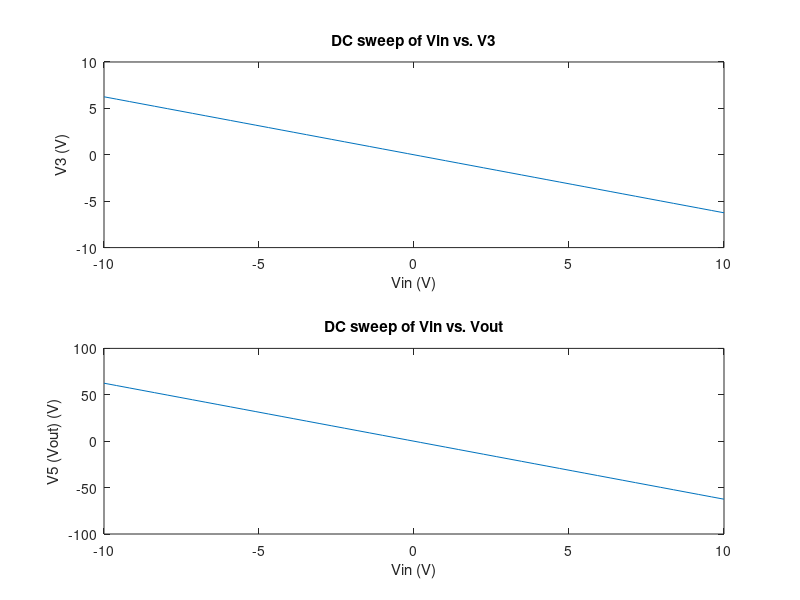
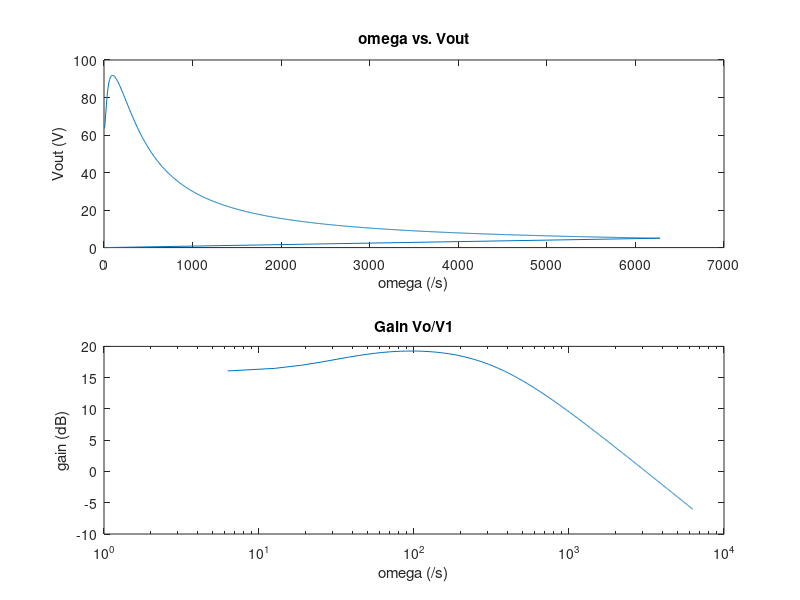

Source code (MATLAB) for these figures, in order:
close all;
clear all;
set(0,'DefaultFigureWindowStyle','docked')

%%
% Start by setting up the values for the componants of the circuit
R1 = 1;
c = 0.25;
R2 = 2;
L = 0.2;
R3 = 10;
alpha = 100;
R4 = 0.1;
Ro = 1000;

% For simplicity, use the convert resistnaces to conductances
g1 = 1/R1;
g2 = 1/R2;
g3 = 1/R3;
g4 = 1/R4;
go = 1/Ro;

%%
% Initialize the C, G, and F matricies to the correct size
G = sparse(8,8);
C = sparse(8,8);
F = sparse(8,1);

%%
% Fill in the G matrix using the equations based on the MNA formulation
G(1,1) = g1;
G(1,2) = -g1;
G(2,1) = g1;
G(2,2) = g1+g2;
G(3,3) = g3;
G(4,4) = g4;
G(4,5) = -g4;
G(5,4) = -g4;
G(5,5) = g4+go;
G(6, 1) = 1;
G(7, 2) = 1;
G(7, 3) = -1;
G(8, 3) = -alpha*g3;
G(8, 4) = 1;
G(1, 6) = 1;
G(2, 7) = 1;
G(3, 7) = -1;
G(4, 8) = 1;

%%
% fill in the C matrix using storage elements of the circuit
C(1,1) = c;
C(1,2) = -c;
C(2,1) = -c;
C(2,2) = c;
C(7,7) = -L;

%%
% To solve for Vout (V5) we sweep Vin from -10 to 10V
iter = 50;
Vin = zeros(iter,1);
V3 = zeros(iter,1);
V5 = zeros(iter,1);
count = 1;
for i = -10:(20/(iter-1)):10
    F(6) = i;
    V = G\F;
    V3(count) = V(3);
    V5(count) = V(5);
    Vin(count) = i;
    count = count+1;
end

figure(1)
subplot(2,1,1);
plot(Vin, V3);
title('DC sweep of Vin vs. V3');
xlabel('Vin (V)');
ylabel('V3 (V)');

subplot(2,1,2)
plot(Vin, V5);
title('DC sweep of Vin vs. Vout');
xlabel('Vin (V)');
ylabel('V5 (Vout) (V)');

%%
% For the AC case, plot Vout as a function of omega
iter = 1000;
omega = zeros(iter,1);
gain = zeros(iter,1);
Vo = zeros(iter,1);
for i = 1:1:iter-1
    S = 1i*i;
    V = inv((G + S.*C))*F;
    Vo(i) = abs(V(5));
    omega(i) = 2*pi*i;
    gain(i) = 20*log10(abs(Vo(i))/abs(V(1)));
end

figure(2)
subplot(2,1,1);
plot(omega,Vo);
title('omega vs. Vout');
xlabel('omega (/s)');
ylabel('Vout (V)');

% The gain in dB also needs to be plotted with respect to the angular
% frequency
subplot(2,1,2);
semilogx(omega, gain);
title('Gain Vo/V1');
xlabel('omega (/s)');
ylabel('gain (dB)');

